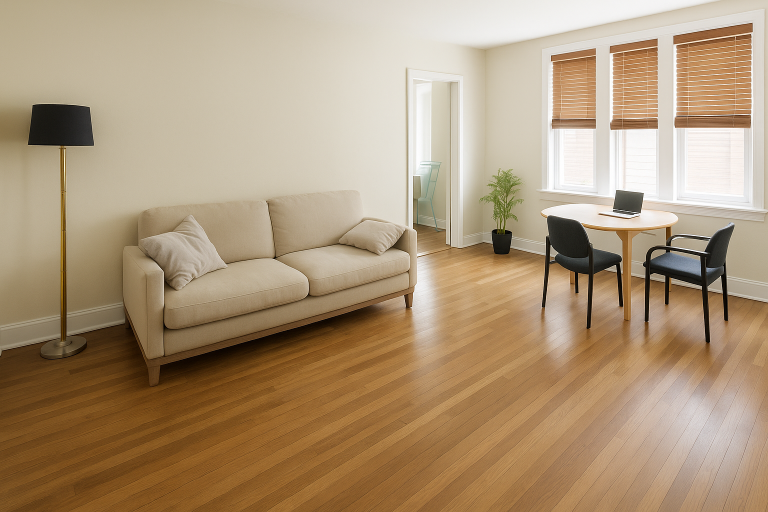
#> input picture office/abounded/cleaned-room.png, 1536 x 1024 px, found by its file name (shown at 1/2 size)
$ python litters_collection_image.py
#> lines starting #> are read from the running program, lines starting #| are printed output that depends on the picture; after the words box and inside, x2 and y2 are one past the last pixel; in counts of white or black regions, pixels touching at a corner belong together
import cv2
import numpy as np

# === INPUT CONFIG ===
background_image_path = r"D:\coding\office\abounded\cleaned-room.png"
current_image_path = r"D:\coding\office\abounded\uncleaned-room.png"
resize_dim = (1536, 1024)

# === LOAD IMAGES ===
background = cv2.imread(background_image_path)
#> background is the input picture: shape (1024, 1536, 3); mean B, G, R 121.7, 150.6, 173.6
current = cv2.imread(current_image_path)
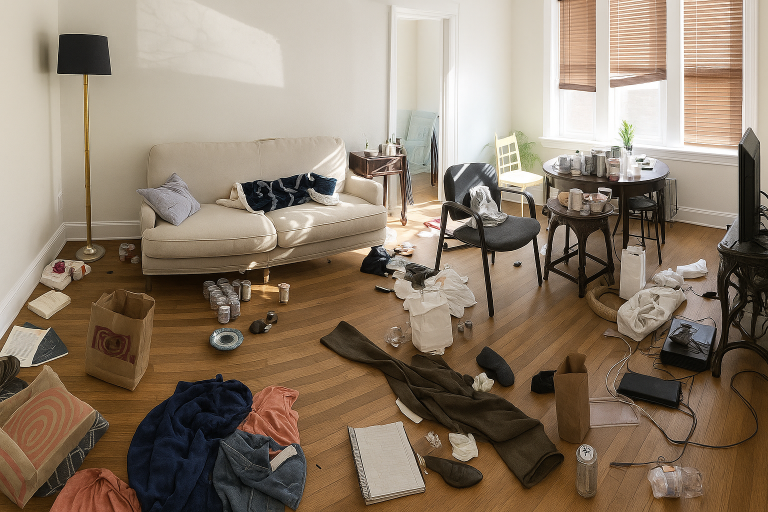
#> input picture office/abounded/uncleaned-room.png, 1536 x 1024 px, found by its file name (shown at 1/2 size)
#> current is the input picture: shape (1024, 1536, 3); mean B, G, R 107.2, 125, 141.6

if background is None or current is None:
    print("❌ Error: Could not load images.")
    exit()

# === Resize and Convert to Grayscale ===
background = cv2.resize(background, resize_dim)
current = cv2.resize(current, resize_dim)

gray_bg = cv2.cvtColor(background, cv2.COLOR_BGR2GRAY)
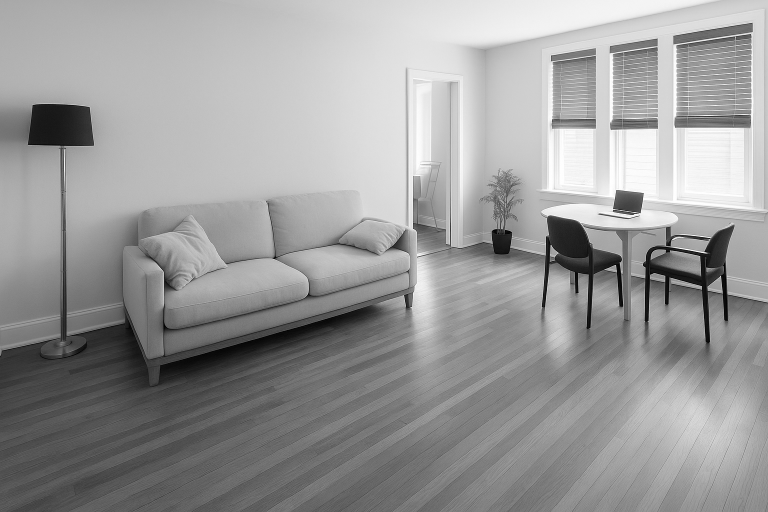
#> gray_bg: shape (1024, 1536) (shown at 1/2 size); min 0, max 255, mean 154.2
gray_curr = cv2.cvtColor(current, cv2.COLOR_BGR2GRAY)

# === Blur to reduce noise ===
gray_bg = cv2.GaussianBlur(gray_bg, (21, 21), 0)
gray_curr = cv2.GaussianBlur(gray_curr, (21, 21), 0)
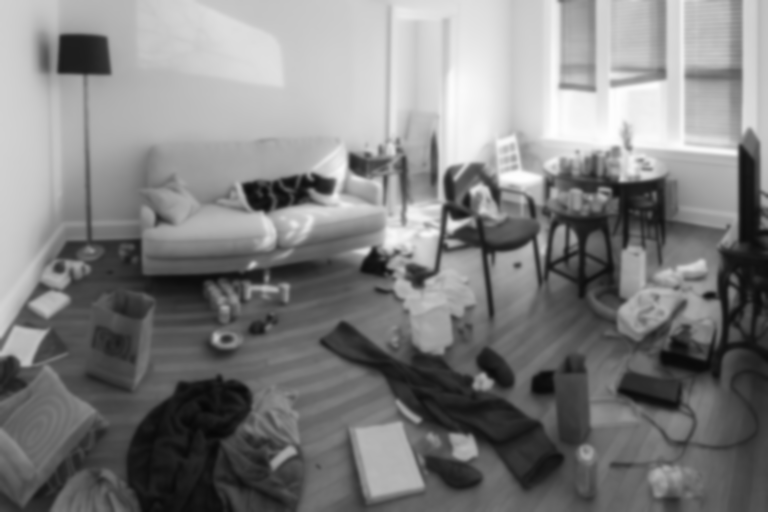
#> gray_curr: shape (1024, 1536) (shown at 1/2 size); min 7, max 254, mean 127.9

# === Compute Absolute Difference ===
diff = cv2.absdiff(gray_bg, gray_curr)
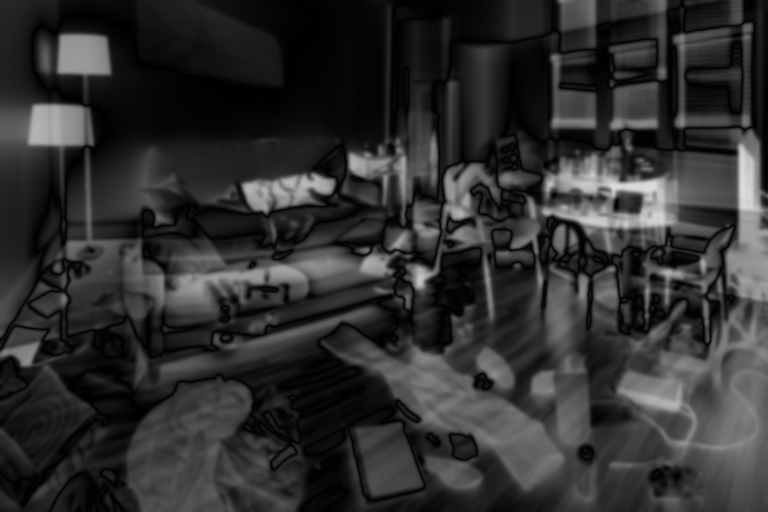
#> diff: shape (1024, 1536) (shown at 1/2 size); min 0, max 224, mean 47.5
_, mask = cv2.threshold(diff, 50, 255, cv2.THRESH_BINARY)
#> mask: shape (1024, 1536); 38.4% white; 146 white regions (27 under 20 px), largest, box (x1, y1, x2, y2) and area: (668, 257, 1536, 1024) 278511, (130, 302, 802, 645) 58611, (253, 761, 596, 1024) 53675

# === Morphological operations to clean noise ===
kernel = cv2.getStructuringElement(cv2.MORPH_RECT, (5, 5))
mask = cv2.morphologyEx(mask, cv2.MORPH_OPEN, kernel, iterations=2)
#> mask: shape (1024, 1536); 37.1% white; 86 white regions, largest, box (x1, y1, x2, y2) and area: (1022, 258, 1536, 1024) 177011, (677, 529, 1199, 1024) 94307, (130, 331, 787, 641) 55024
mask = cv2.morphologyEx(mask, cv2.MORPH_CLOSE, kernel, iterations=2)
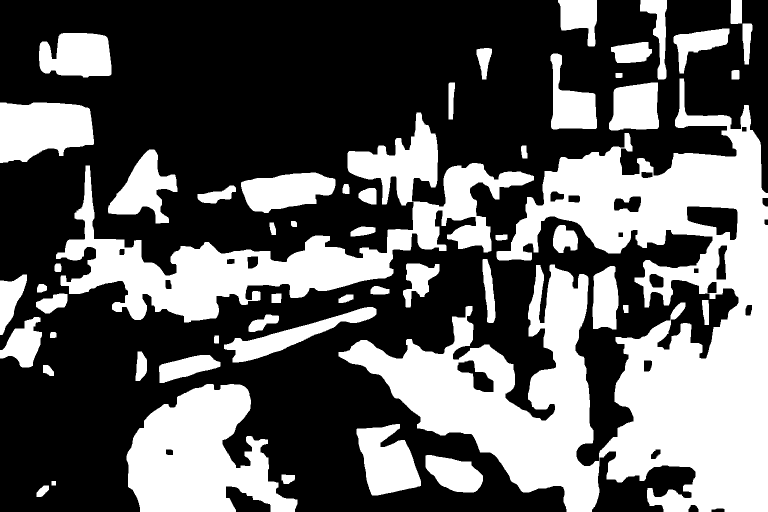
#> mask: shape (1024, 1536) (shown at 1/2 size); 37.7% white; 53 white regions

# === Find Contours ===
contours, _ = cv2.findContours(mask.copy(), cv2.RETR_EXTERNAL, cv2.CHAIN_APPROX_SIMPLE)
#> contours = 53 contours; largest, box (x1, y1, x2, y2) and area: (677, 157, 1536, 1024) 301035, (112, 225, 1068, 645) 94672, (253, 768, 595, 1024) 54278, (0, 205, 188, 326) 17918, (713, 848, 842, 991) 11743

# === Draw Detected Objects ===
output_img = current.copy()
object_found = False
for cnt in contours:
    if cv2.contourArea(cnt) < 300:
        continue
    x, y, w, h = cv2.boundingRect(cnt)
    object_found = True
    cv2.rectangle(output_img, (x, y), (x + w, y + h), (0, 0, 255), 2)
#> this loop made 53 passes
#> (x, y, w, h) on passes 1, 3, 4, 5, 6, 7, 8, 9, 12, 13, 14, 16: (73, 971, 25, 23), (563, 949, 27, 19), (851, 910, 115, 75), (713, 848, 129, 143), (253, 768, 342, 256), (86, 730, 22, 22), (318, 710, 123, 56), (271, 703, 23, 59), (0, 634, 84, 101), (497, 629, 61, 35), (448, 614, 305, 111), (1404, 600, 14, 50)
#> cnt on pass 2: [[103, 962], [103, 970], [111, 970], [111, 962]]
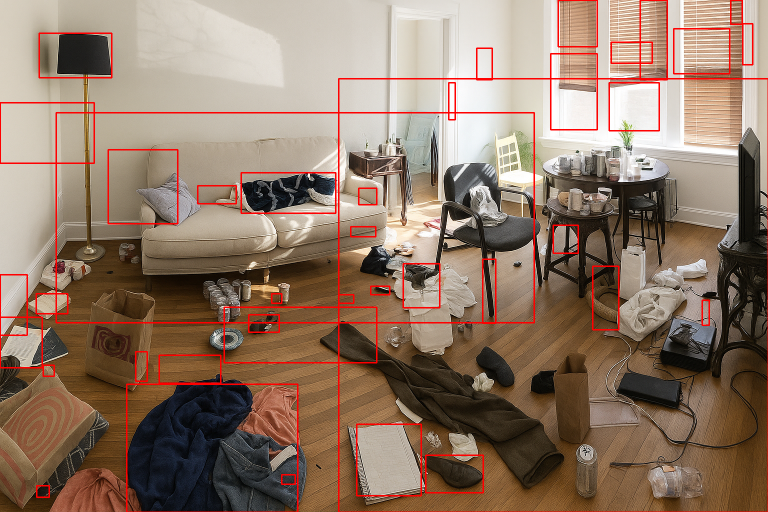
#> output_img: shape (1024, 1536, 3) (shown at 1/2 size); 3.16% of pixels changed, all inside (x1, y1, x2, y2) = (0, 0, 1536, 1024)

# === Label if object found ===
if object_found:
    label_text = "Unclean"
    font = cv2.FONT_HERSHEY_SIMPLEX
#> font = 0

    # Larger font scale and thickness
    font_scale = 1.2
    font_thickness = 3

    # Get size of the text
    text_size, _ = cv2.getTextSize(label_text, font, font_scale, font_thickness)
#> text_size = (151, 27)
    text_w, text_h = text_size
#> text_w = 151; text_h = 27

    # Increase padding
    box_x, box_y = 10, 10
    padding = 20

    # Draw larger red rectangle
    cv2.rectangle(output_img,
                  (box_x, box_y),
                  (box_x + text_w + padding, box_y + text_h + padding),
                  (0, 0, 255),
                  -1)

    # Put larger white text
    cv2.putText(output_img,
                label_text,
                (box_x + padding // 2, box_y + text_h + padding // 4),
                font,
                font_scale,
                (255, 255, 255),
                font_thickness)
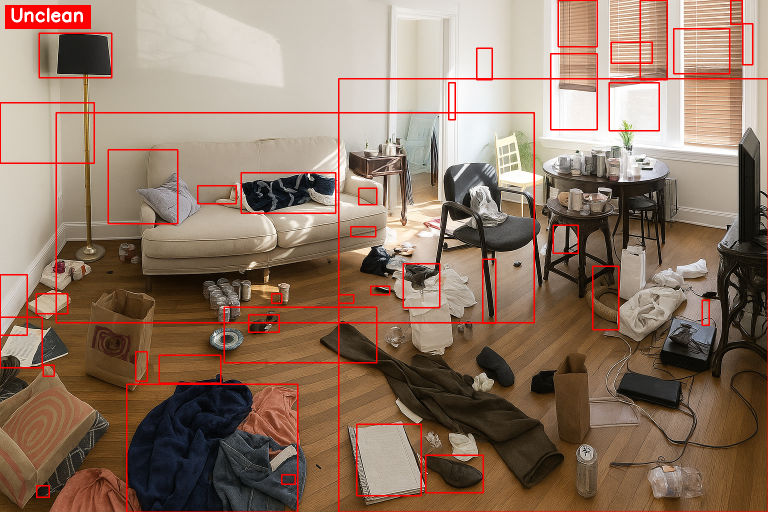
#> output_img: shape (1024, 1536, 3) (shown at 1/2 size); mean B, G, R 102.8, 119.9, 145


# === Show and Save ===
cv2.imshow("Abandoned Object Detection", output_img)
cv2.imwrite(r"D:\coding\office\abounded\output_result_image.png", output_img)
cv2.waitKey(0)
cv2.destroyAllWindows()
print("✅ Saved output image with detection box.")
